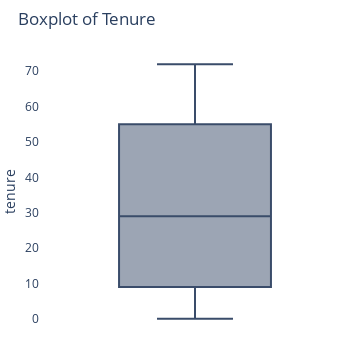

The notebook cell saved with this chart:
### Markdown cell above
### OUTLIERS

### Code cell
# Create boxplot for tenure
fig_box = px.box(df, y='tenure', title='Boxplot of Tenure', color_discrete_sequence=['#3A4C6A'])

fig_box.update_layout(
    autosize=False,
    width=350,
    height=350,
    margin=dict(
        l=0,
        r=0,
        b=0,
        t=50,
        pad=0
    ),
    plot_bgcolor='white',
    showlegend=False
)

### Figure 1 — Plotly figure (JSON) as saved in the notebook; plotly's stock layout.template omitted (floating-point values rounded to 4 significant figures; data arrays with more than 128 entries replaced by an {"elided": "..."} marker saying what was removed)
{"data": [{"alignmentgroup": "True", "hovertemplate": "tenure=%{y}<extra></extra>", "legendgroup": "", "marker": {"color": "#3A4C6A"}, "name": "", "notched": false, "offsetgroup": "", "orientation": "v", "showlegend": false, "type": "box", "x0": " ", "xaxis": "x", "y": {"elided": "4930 int values"}, "y0": " ", "yaxis": "y"}], "layout": {"autosize": false, "boxmode": "group", "height": 350, "legend": {"tracegroupgap": 0}, "margin": {"b": 0, "l": 0, "pad": 0, "r": 0, "t": 50}, "plot_bgcolor": "white", "showlegend": false, "title": {"text": "Boxplot of Tenure"}, "width": 350, "xaxis": {"anchor": "y", "domain": [0, 1]}, "yaxis": {"anchor": "x", "domain": [0, 1], "title": {"text": "tenure"}}}}
